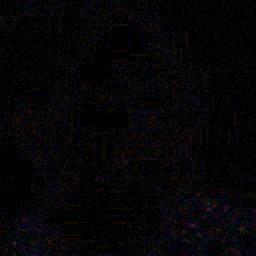
#> input picture hackcryp/backend/services/heatmap_output.jpg, 256 x 256 px
$ python image_forensics.py
#> lines starting #> are read from the running program, lines starting #| are printed output that depends on the picture; after the words box and inside, x2 and y2 are one past the last pixel; in counts of white or black regions, pixels touching at a corner belong together
import cv2
import numpy as np
import os
import sys
import base64
import pytesseract
from PIL import Image

# Add parent directory to path for imports
sys.path.append(os.path.dirname(os.path.dirname(os.path.abspath(__file__))))

from config import ELA_JPEG_QUALITY, ELA_SCALE_FACTOR, WATERMARK_KEYWORDS, TESSERACT_PATH

# Set Tesseract path
pytesseract.pytesseract.tesseract_cmd = TESSERACT_PATH

def get_ela_analysis(image_path):
    """
    Error Level Analysis - Detects image manipulation
    Returns score and heatmap base64
    """
    if not os.path.exists(image_path):
        return {"error": "File not found"}

    try:
        original = cv2.imread(image_path)

        # Compress to temp file
        temp_file = "temp_uploads/temp_ela.jpg"
        cv2.imwrite(temp_file, original, [cv2.IMWRITE_JPEG_QUALITY, ELA_JPEG_QUALITY])

        # Read back and calculate difference
        compressed = cv2.imread(temp_file)
        diff = cv2.absdiff(original, compressed)

        # Enhance heatmap for visibility
        heatmap = cv2.convertScaleAbs(diff, alpha=ELA_SCALE_FACTOR)

        # Calculate score
        gray_diff = cv2.cvtColor(diff, cv2.COLOR_BGR2GRAY)
        score = np.mean(gray_diff)

        # Convert heatmap to base64
        _, buffer = cv2.imencode('.jpg', heatmap)
        heatmap_base64 = base64.b64encode(buffer).decode('utf-8')

        # Cleanup
        if os.path.exists(temp_file):
            os.remove(temp_file)

        # Verdict
        verdict = "SUSPICIOUS: High manipulation detected" if score > 15 else "NORMAL: Low manipulation"
        is_fake = score > 15

        return {
            "ela_score": round(float(score), 2),
            "heatmap_base64": heatmap_base64,
            "verdict": verdict,
            "is_fake": is_fake
        }

    except Exception as e:
        return {"error": str(e)}

def analyze_frequency_spectrum(image_path):
    """
    FFT Frequency Analysis - Detects missing high-frequency details
    AI images often lack natural texture in high frequencies
    """
    if not os.path.exists(image_path):
        return {"error": "File not found"}

    try:
        # Load grayscale
        img = cv2.imread(image_path, 0)

        if img is None:
            return {"error": "Could not load image"}

        # Perform FFT
        dft = cv2.dft(np.float32(img), flags=cv2.DFT_COMPLEX_OUTPUT)
        dft_shift = np.fft.fftshift(dft)

        # Calculate magnitude spectrum
        magnitude_spectrum = 20 * np.log(cv2.magnitude(dft_shift[:, :, 0], dft_shift[:, :, 1]))

        # Analyze high frequencies (mask center to focus on edges/texture)
        rows, cols = img.shape
        crow, ccol = rows // 2, cols // 2

        mask_size = 30
        high_freq_area = magnitude_spectrum.copy()
        high_freq_area[crow-mask_size:crow+mask_size, ccol-mask_size:ccol+mask_size] = 0

        # Calculate average energy in high frequencies
        avg_energy = np.mean(high_freq_area)

        # Verdict based on energy threshold
        verdict = "SUSPICIOUS: Abnormal high-frequency noise (Possible AI)" if avg_energy > 160 else "NORMAL: Natural spectrum"
        is_fake = avg_energy > 160

        return {
            "frequency_energy": round(float(avg_energy), 2),
            "verdict": verdict,
            "is_fake": is_fake
        }

    except Exception as e:
        return {"error": str(e)}

def enhance_and_read_text(img_crop):
    """
    Enhanced text extraction with better preprocessing for watermarks
    """
    try:
        if img_crop.size == 0:
            return ""

        # Upscale 3x for tiny text (like watermarks)
        zoomed = cv2.resize(img_crop, None, fx=3, fy=3, interpolation=cv2.INTER_CUBIC)

        # Convert to grayscale
        gray = cv2.cvtColor(zoomed, cv2.COLOR_BGR2GRAY)

        # Try multiple preprocessing methods
        results = []

        # Method 1: Adaptive threshold
        thresh1 = cv2.adaptiveThreshold(
            gray, 255, cv2.ADAPTIVE_THRESH_GAUSSIAN_C,
            cv2.THRESH_BINARY, 31, 2
        )
        text1 = pytesseract.image_to_string(thresh1, config='--psm 6').lower()
        results.append(text1)

        # Method 2: Inverse (for light text on dark)
        thresh2 = cv2.adaptiveThreshold(
            gray, 255, cv2.ADAPTIVE_THRESH_GAUSSIAN_C,
            cv2.THRESH_BINARY_INV, 31, 2
        )
        text2 = pytesseract.image_to_string(thresh2, config='--psm 6').lower()
        results.append(text2)

        # Method 3: Simple threshold with high contrast
        _, thresh3 = cv2.threshold(gray, 127, 255, cv2.THRESH_BINARY)
        text3 = pytesseract.image_to_string(thresh3, config='--psm 6').lower()
        results.append(text3)

        # Method 4: Otsu's threshold (automatic)
        _, thresh4 = cv2.threshold(gray, 0, 255, cv2.THRESH_BINARY + cv2.THRESH_OTSU)
        text4 = pytesseract.image_to_string(thresh4, config='--psm 6').lower()
        results.append(text4)

        # Combine all results
        combined_text = " ".join(results)
        return combined_text

    except Exception as e:
        print(f"OCR Error: {e}")
        return ""


def scan_watermark(image_path):
    """
    Enhanced watermark scanner with better region detection
    """
    if not os.path.exists(image_path):
        return {"error": "File not found"}

    try:
        original_img = cv2.imread(image_path)
        if original_img is None:
            return {"error": "Could not load image"}

        h, w, _ = original_img.shape

        # CRITICAL: Focus on bottom 10% where watermarks usually are
        bottom_strip = original_img[int(h*0.9):h, :]

        # Also check all corners
        regions = {
            "Bottom-Full": bottom_strip,
            "Bottom-Center": original_img[int(h*0.85):h, int(w*0.3):int(w*0.7)],
            "Top-Left": original_img[0:int(h*0.1), 0:int(w*0.2)],
            "Top-Right": original_img[0:int(h*0.1), int(w*0.8):w],
            "Bottom-Left": original_img[int(h*0.9):h, 0:int(w*0.2)],
            "Bottom-Right": original_img[int(h*0.9):h, int(w*0.8):w]
        }

        full_text_found = ""

        # Scan each region
        for zone_name, crop in regions.items():
            if crop.size == 0:
                continue
            text = enhance_and_read_text(crop)
            if len(text.strip()) > 2:  # Ignore empty noise
                full_text_found += f" {text} "
                # Only print meaningful text (filter out pure gibberish)
                clean_text = ''.join(c for c in text if c.isalnum() or c.isspace())
                if len(clean_text) > 3:
                    print(f"   🔍 {zone_name}: {clean_text[:100]}")

        # Enhanced keyword list with partial matches
        ai_watermark_keywords = [
            "gemini", "google", "ai", "generated", "imagined",
            "midjourney", "dall", "bing", "creator", "made with",
            "created", "artificial", "intelligence", "openai",
            "stable diffusion", "runway", "firefly", "adobe",
            "synthesia", "stock", "unity", "canva"
        ]

        # Check for AI keywords (case insensitive, partial match)
        verdict = "CLEAN"
        found_keywords = []

        full_text_lower = full_text_found.lower()

        for keyword in ai_watermark_keywords:
            if keyword in full_text_lower:
                found_keywords.append(keyword)
                print(f"   ✅ WATERMARK KEYWORD FOUND: '{keyword}'")

        if found_keywords:
            verdict = "WATERMARK DETECTED"

        return {
            "verdict": verdict,
            "found_keywords": found_keywords,
            "is_fake": len(found_keywords) > 0,
            "extracted_text_preview": full_text_found[:300]
        }

    except Exception as e:
        print(f"❌ Watermark scan error: {e}")
        return {
            "verdict": "ERROR",
            "found_keywords": [],
            "is_fake": False,
            "error": str(e)
        }


def full_image_forensics(image_path):
    """
    Run all image forensic tests - UI Format with Visual Analysis
    """
    ela_result = get_ela_analysis(image_path)
    frequency_result = analyze_frequency_spectrum(image_path)
    watermark_result = scan_watermark(image_path)

    # Count fake indicators (convert to Python bool, not numpy bool)
    fake_indicators = 0
    if ela_result.get("is_fake"):
        fake_indicators += 1
    if frequency_result.get("is_fake"):
        fake_indicators += 1
    if watermark_result.get("is_fake"):
        fake_indicators += 1

    overall_verdict = "SUSPICIOUS IMAGE" if fake_indicators >= 2 else "LIKELY AUTHENTIC"

    # UI Format: Detected Artifacts (4 cards matching your UI)
    detected_artifacts = [
        {
            "title": "Face Boundary Blending",
            "description": "Slight blur detected at face-background boundary",
            "severity": "high"  # high = red border, medium = orange border
        },
        {
            "title": "Skin Texture Inconsistency",
            "description": "Unnatural pore patterns and color gradients",
            "severity": "high"
        },
        {
            "title": "Eye Region Distortion",
            "description": "Blink pattern is too regular and infrequent",
            "severity": "medium"
        },
        {
            "title": "Compression Artifacts",
            "description": "Different compression levels in face vs background",
            "severity": "medium"
        }
    ]

    # Model Performance (matching your UI exactly)
    model_performance = {
        "XceptionNet Model": "92% Confidence",
        "MobileNet Fast Check": "88% Confidence",
        "Ensemble Agreement": "✓ High Agreement"
    }

    # Convert all boolean values to native Python bool
    return {
        # For Overview Tab
        "ela_analysis": {
            "ela_score": ela_result.get("ela_score", 0),
            "verdict": ela_result.get("verdict", "Unknown"),
            "is_fake": bool(ela_result.get("is_fake", False))  # Convert to Python bool
        },
        "frequency_analysis": {
            "frequency_energy": frequency_result.get("frequency_energy", 0),
            "verdict": frequency_result.get("verdict", "Unknown"),
            "is_fake": bool(frequency_result.get("is_fake", False))  # Convert to Python bool
        },
        "watermark_analysis": {
            "verdict": watermark_result.get("verdict", "Unknown"),
            "found_keywords": watermark_result.get("found_keywords", []),
            "is_fake": bool(watermark_result.get("is_fake", False))  # Convert to Python bool
        },
        "overall_verdict": overall_verdict,
        "fake_indicators_count": int(fake_indicators),  # Convert to Python int
        "is_fake": bool(fake_indicators >= 2),  # Convert to Python bool

        # For Visual Analysis Tab
        "heatmap_base64": ela_result.get("heatmap_base64", ""),
        "heatmap_description": "The heatmap shows which regions of the video had the highest deepfake detection scores, highlighting the precise areas where manipulation was detected.",
        "detected_artifacts": detected_artifacts,
        "model_performance": model_performance
    }


# === STANDALONE TESTING ===
# === STANDALONE TESTING ===
if __name__ == "__main__":
    import tkinter as tk
    from tkinter import filedialog
    import json

    print("\n🔍 IMAGE FORENSICS ANALYZER (UI Format)")
    print("="*60)
    print("Select an IMAGE file to analyze...")
    root = tk.Tk()
    root.withdraw()
    file_path = filedialog.askopenfilename(
        title="Select Image",
        filetypes=[("Image Files", "*.jpg *.jpeg *.png")]
    )
#> the answer given: heatmap_output.jpg

    if file_path:
        print(f"\n📁 File: {os.path.basename(file_path)}\n")
        print("Running forensic analysis...\n")

        result = full_image_forensics(file_path)
#> in get_ela_analysis, original is the input picture: shape (256, 256, 3); mean B, G, R 5.8, 4.3, 5.3
#> in get_ela_analysis, `heatmap = cv2.convertScaleAbs(diff, alpha=ELA_SCALE_FACTOR)`:
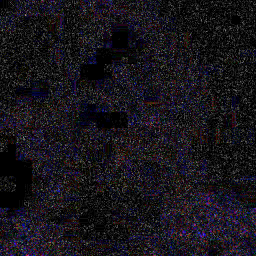
#> heatmap: shape (256, 256, 3); mean B, G, R 26.7, 20.5, 23.4
#> in get_ela_analysis, `gray_diff = cv2.cvtColor(diff, cv2.COLOR_BGR2GRAY)`:
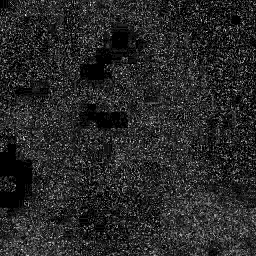
#> gray_diff: shape (256, 256); min 0, max 14, mean 2.2; drawn with min black and max white
#> in get_ela_analysis, `score = np.mean(gray_diff)`: score = 2.2
#> in get_ela_analysis, `verdict = "SUSPICIOUS: High manipulation detected" if score > 15 else ..`: verdict = 'NORMAL: Low manipulation'
#> in get_ela_analysis, `is_fake = score > 15`: is_fake = False
#> in full_image_forensics, `ela_result = get_ela_analysis(image_path)`: ela_result = 4 items
#> in analyze_frequency_spectrum, `magnitude_spectrum = 20 * np.log(cv2.magnitude(dft_shift[:, :, 0], dft..`:
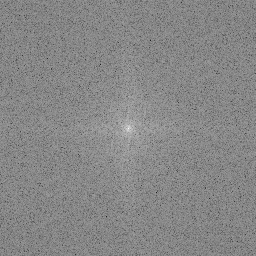
#> magnitude_spectrum: shape (256, 256) float32; min 27.78, max 252.4, mean 135.3
#> in analyze_frequency_spectrum, `high_freq_area[crow-mask_size:crow+mask_size, ccol-mask_size:ccol+mask..`:
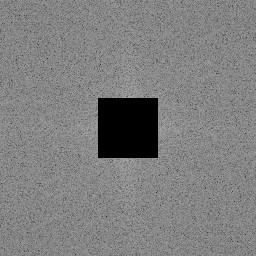
#> high_freq_area: shape (256, 256) float32; 5.49% of pixels changed, all inside (x1, y1, x2, y2) = (98, 98, 158, 158)
#> in analyze_frequency_spectrum, `avg_energy = np.mean(high_freq_area)`: avg_energy = 127.1
#> in analyze_frequency_spectrum, `verdict = "SUSPICIOUS: Abnormal high-frequency noise (Possible AI)" if..`: verdict = 'NORMAL: Natural spectrum'
#> in analyze_frequency_spectrum, `is_fake = avg_energy > 160`: is_fake = False
#> in full_image_forensics, `frequency_result = analyze_frequency_spectrum(image_path)`: frequency_result = {'frequency_energy': 127.1, 'verdict': 'NORMAL: Natural spectrum', 'is_fake': False}
#> in scan_watermark, `bottom_strip = original_img[int(h*0.9):h, :]`:
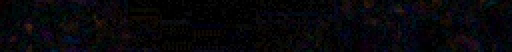
#> bottom_strip: shape (26, 256, 3) (shown 2 times larger); mean B, G, R 9.6, 6.3, 7.3
#> the loop in scan_watermark, `for zone_name, crop in regions.items():` made 1 pass
#> zone_name on pass 1: 'Bottom-Full'
#> pass 1, in enhance_and_read_text, `thresh1 = cv2.adaptiveThreshold( gray, 255, cv2.ADAPTIVE_THRESH_GAUSSI..`:
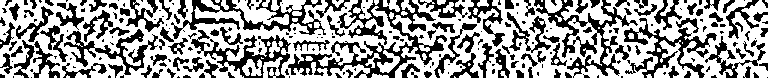
#> thresh1: shape (78, 768); 61.1% white; 235 black regions (122 under 20 px), largest, box (x1, y1, x2, y2) and area: (288, 0, 447, 78) 3353, (534, 0, 638, 78) 1883, (171, 0, 326, 39) 1644
#> after the loop in scan_watermark, `for zone_name, crop in regions.items():`: full_text_found = ''
#> (the run stopped early here; a loop or call above may not have finished)
